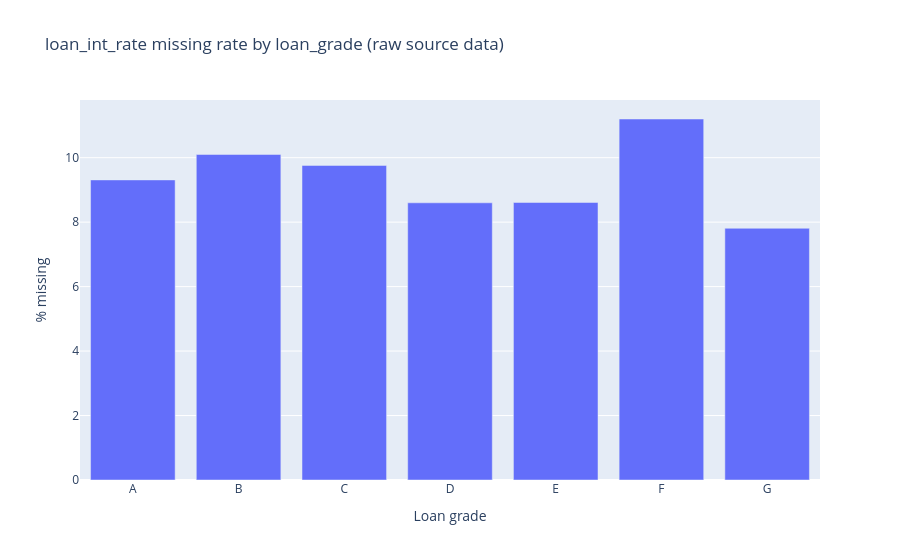

This figure's notebook cell:
### Code cell
import plotly.express as px

missing_rate_by_grade = (raw.groupby('loan_grade')['loan_int_rate']
                          .apply(lambda s: s.isna().mean() * 100)
                          .round(2)
                          .reset_index(name='pct_missing'))

fig_missing_rate = px.bar(
    missing_rate_by_grade, x='loan_grade', y='pct_missing',
    title='loan_int_rate missing rate by loan_grade (raw source data)',
    labels={'pct_missing': '% missing', 'loan_grade': 'Loan grade'},
)
fig_missing_rate.show()
missing_rate_by_grade

### Figure 1 — Plotly figure (JSON) as saved in the notebook; plotly's stock layout.template omitted (floating-point values rounded to 4 significant figures)
{"data": [{"hovertemplate": "Loan grade=%{x}<br>% missing=%{y}<extra></extra>", "legendgroup": "", "marker": {"color": "#636efa", "pattern": {"shape": ""}}, "name": "", "orientation": "v", "showlegend": false, "textposition": "auto", "type": "bar", "x": ["A", "B", "C", "D", "E", "F", "G"], "xaxis": "x", "y": [9.31, 10.1, 9.76, 8.6, 8.61, 11.2, 7.81], "yaxis": "y"}], "layout": {"barmode": "relative", "legend": {"tracegroupgap": 0}, "title": {"text": "loan_int_rate missing rate by loan_grade (raw source data)"}, "xaxis": {"anchor": "y", "domain": [0, 1], "title": {"text": "Loan grade"}}, "yaxis": {"anchor": "x", "domain": [0, 1], "title": {"text": "% missing"}}}}
